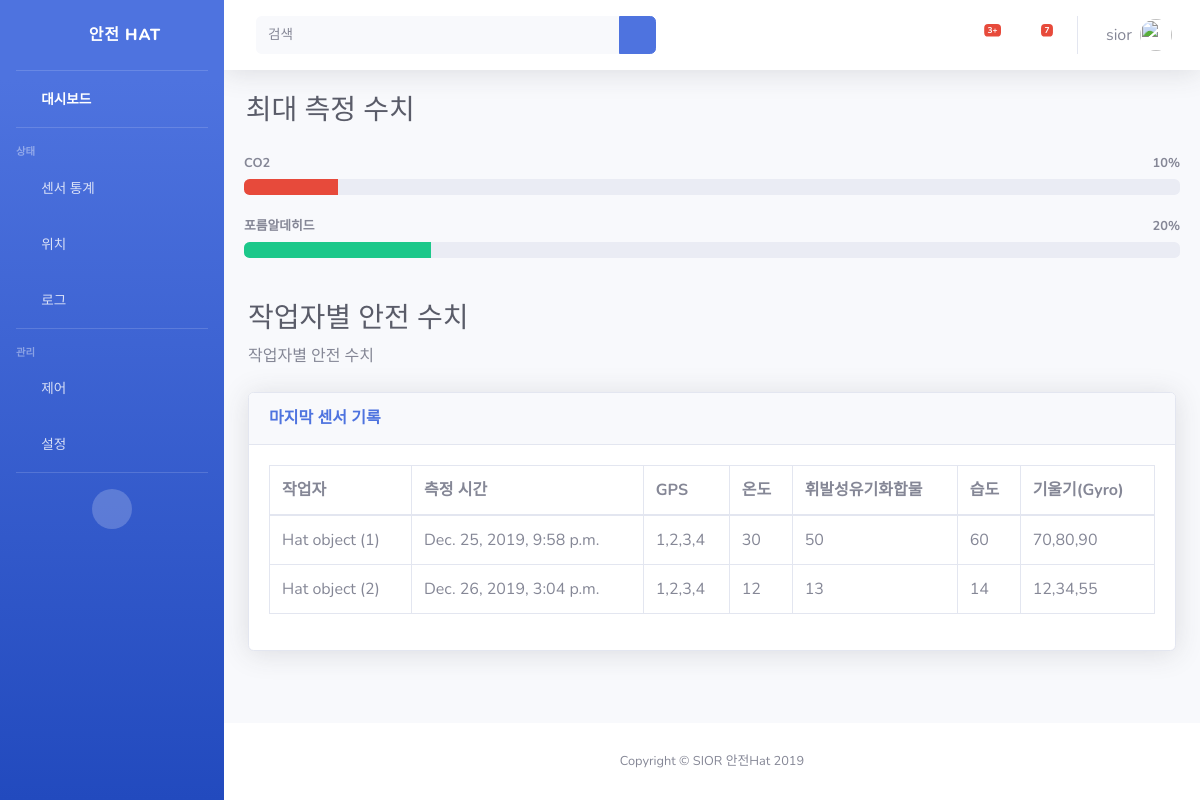
The app's page /home/statistics (signed in) with its own data.
### dashboard/models.py (models this page shows)
class SensorValue(models.Model):
    owner = models.ForeignKey(Hat, on_delete=models.CASCADE)        # 센서 값 소유자
    recordtime = models.DateTimeField(auto_now_add=True)            # 센서 값 기록 시간
    gps = models.CharField(max_length = MAX_LEN, null = True, blank = True) # GPS값
    temperature = models.IntegerField(null = True, blank = True)    # 온도 값
    voc = models.IntegerField(null = True, blank = True)            # voc 값
    humid = models.IntegerField(null = True, blank = True)          # 습도 값
    gyro = models.CharField(max_length = MAX_LEN, null = True, blank = True)    # 자이로 센서 값

class Hat(models.Model):
    id = models.AutoField(primary_key = True)
    user_name = models.CharField(max_length = 50)
    employee_id = models.CharField(max_length = 100, null = True)
    phone_number = models.CharField(max_length = 20, null = True)
    job_position = models.CharField(max_length = MAX_LEN, null = True)
    last_location_gps_lat = models.CharField(max_length = MAX_LEN, null = True, blank = True)
    last_location_gps_lng = models.CharField(max_length = MAX_LEN, null = True, blank = True)
    last_location_str = models.CharField(max_length = MAX_LEN, null = True, blank = True)
    last_connect_date = models.DateTimeField(null = True, blank = True)

### dashboard/views.py (the view)
# urls.py: path('statistics', views.statistics)
def statistics(request):
    SensorValues = SensorValue.objects
    max_temperature = SensorValue.objects.all().aggregate(Max('temperature'))
    return render(request, 'statistics.html', {'SensorValues' : SensorValues})

### dashboard/templates/statistics.html (shortened to what this page needs)
{% extends "base.html" %}
{% load static %}
{% block content %}
<h1 class="h3 mb-2 text-gray-800"> &nbsp&nbsp&nbsp최대 측정 수치</h1>
<div class="card-body">
    <div>
      {% with max_co2=10 %}
      <h4 class="small font-weight-bold">CO2 <span class="float-right">{{max_co2}}%</span></h4>
      <div class="progress mb-4">
      {% if co2 < 20 %}
        <div class="progress-bar bg-normal" role="progressbar" style="width: {{max_co2}}%" aria-valuenow="20"
          aria-valuemin="0" aria-valuemax="100"></div>
      {% elif co2 < 40 %}
      <div class="progress-bar bg-success" role="progressbar" style="width: {{max_co2}}%" aria-valuenow="20"
      aria-valuemin="0" aria-valuemax="100"></div>
      {% elif co2 < 60 %}
      <div class="progress-bar bg-info" role="progressbar" style="width: {{max_co2}}%" aria-valuenow="20"
      aria-valuemin="0" aria-valuemax="100"></div>
      {% elif co2 < 80 %}
      <div class="progress-bar bg-warning" role="progressbar" style="width: {{max_co2}}%" aria-valuenow="20"
      aria-valuemin="0" aria-valuemax="100"></div>
      {% else %}
      <div class="progress-bar bg-danger" role="progressbar" style="width: {{max_co2}}%" aria-valuenow="20"
      aria-valuemin="0" aria-valuemax="100"></div>
      {% endif %}
      {% endwith %}
    </div>
    </div>
    <div>
      {% with co2=20 %}
      <h4 class="small font-weight-bold">포름알데히드 <span class="float-right">{{co2}}%</span></h4>
      <div class="progress mb-4">
      {% if co2 < 20 %}
        <div class="progress-bar bg-normal" role="progressbar" style="width: {{co2}}%" aria-valuenow="20"
          aria-valuemin="0" aria-valuemax="100"></div>
      {% elif co2 < 40 %}
      <div class="progress-bar bg-success" role="progressbar" style="width: {{co2}}%" aria-valuenow="20"
      aria-valuemin="0" aria-valuemax="100"></div>
      {% elif co2 < 60 %}
      <div class="progress-bar bg-info" role="progressbar" style="width: {{co2}}%" aria-valuenow="20"
      aria-valuemin="0" aria-valuemax="100"></div>
      {% elif co2 < 80 %}
      <div class="progress-bar bg-warning" role="progressbar" style="width: {{co2}}%" aria-valuenow="20"
      aria-valuemin="0" aria-valuemax="100"></div>
      {% else %}
      <div class="progress-bar bg-danger" role="progressbar" style="width: {{co2}}%" aria-valuenow="20"
      aria-valuemin="0" aria-valuemax="100"></div>
      {% endif %}
    </div>
    {% endwith %}
    </div>
  </div>
  <div class="container-fluid">
    <h1 class="h3 mb-2 text-gray-800">작업자별 안전 수치</h1>
    <p class="mb-4">작업자별 안전 수치</p>
    <div class="card shadow mb-4">
      <div class="card-header py-3">
        <h6 class="m-0 font-weight-bold text-primary">마지막 센서 기록</h6>
      </div>
      <div class="card-body">
        <div class="table-responsive">
          <table class="table table-bordered" id="dataTable" width="100%" cellspacing="1">
            <thead>
              <tr>
                <th>작업자</th>
                <th>측정 시간</th>
                <th>GPS</th>
                <th>온도</th>
                <th>휘발성유기화합물</th>
                <th>습도</th>
                <th>기울기(Gyro)</th>
              </tr>
            </thead>
            <tbody>
              {% for SensorValue in SensorValues.all %}
              <tr>
                <td>{{SensorValue.owner}}</td>
                <td>{{SensorValue.recordtime}}</td>
                <td>{{SensorValue.gps}}</td>
                <td>{{SensorValue.temperature}}</td>
                <td>{{SensorValue.voc}}</td>
                <td>{{SensorValue.humid}}</td>
                <td>{{SensorValue.gyro}}</td>
              </tr>
              {% endfor %}
            </tbody>
          </table>
        </div>
      </div>
    </div>
  </div>
</div>
{% endblock %}

### dashboard/templates/base.html (shortened to what this page needs)
{% load static %}
<!DOCTYPE html>
<html lang="kr">
<head>
  <link href="{% static 'vendor/fontawesome-free/css/all.min.css' %}" rel="stylesheet" type="text/css">
  <link href="{% static 'css/sb-admin-2.min.css' %}" rel="stylesheet">
</head>
<body id="page-top">
  <div id="wrapper">
  <ul class="navbar-nav bg-gradient-primary sidebar sidebar-dark accordion" id="accordionSidebar">
    <a class="sidebar-brand d-flex align-items-center justify-content-center" href="/">
      <div class="sidebar-brand-icon rotate-n-15">
        <i class="fas fa-laugh-wink"></i>
      </div>
      <div class="sidebar-brand-text mx-3">안전 Hat</div>
    </a>
    <hr class="sidebar-divider my-0">
    <li class="nav-item active">
      <a class="nav-link" href="/">
        <i class="fas fa-fw fa-tachometer-alt"></i>
        <span>대시보드</span></a>
    </li>
    <hr class="sidebar-divider">
    <div class="sidebar-heading">
      상태
    </div>
    <li class="nav-item">
      <a class="nav-link" href="statistics">
        <i class="fas fa-fw fa-chart-area"></i>
        <span>센서 통계</span></a>
    </li>
    <li class="nav-item">
      <a class="nav-link" href="location">
        <i class="fas fa-fw fa-table"></i>
        <span>위치</span></a>
    </li>
    <li class="nav-item">
      <a class="nav-link" href="log">
        <i class="fas fa-fw fa-table"></i>
        <span>로그</span></a>
    </li>
    <hr class="sidebar-divider d-none d-md-block">
    <div class="sidebar-heading">
      관리
    </div>
    <li class="nav-item">
      <a class="nav-link collapsed" href="#" data-toggle="collapse" data-target="#collapseUtilities" aria-expanded="true" aria-controls="collapseUtilities">
        <i class="fas fa-fw fa-wrench"></i>
        <span>제어</span>
      </a>
    </li>
    <li class="nav-item">
      <a class="nav-link collapsed" href="#" data-toggle="collapse" data-target="#collapseTwo" aria-expanded="true" aria-controls="collapseTwo">
        <i class="fas fa-fw fa-cog"></i>
        <span>설정</span>
      </a>
    </li>
    <hr class="sidebar-divider">
    <div class="text-center d-none d-md-inline">
      <button class="rounded-circle border-0" id="sidebarToggle"></button>
    </div>
  </ul>
  <div id="content-wrapper" class="d-flex flex-column">
    <div id="content">
      <nav class="navbar navbar-expand navbar-light bg-white topbar mb-4 static-top shadow">
        <form class="d-none d-sm-inline-block form-inline mr-auto ml-md-3 my-2 my-md-0 mw-100 navbar-search">
          <div class="input-group">
            <input type="text" class="form-control bg-light border-0 small" placeholder="검색" aria-label="Search" aria-describedby="basic-addon2">
            <div class="input-group-append">
              <button class="btn btn-primary" type="button">
                <i class="fas fa-search fa-sm"></i>
              </button>
            </div>
          </div>
        </form>
        <ul class="navbar-nav ml-auto">
          <li class="nav-item dropdown no-arrow mx-1">
          <a class="nav-link dropdown-toggle" href="#" id="alertsDropdown" role="button" data-toggle="dropdown" aria-haspopup="true" aria-expanded="false">
            <i class="fas fa-bell fa-fw"></i>
            <span class="badge badge-danger badge-counter">3+</span>
          </a>
          </li>
          <li class="nav-item dropdown no-arrow mx-1">
            <a class="nav-link dropdown-toggle" href="#" id="messagesDropdown" role="button" data-toggle="dropdown" aria-haspopup="true" aria-expanded="false">
              <i class="fas fa-envelope fa-fw"></i>
              <span class="badge badge-danger badge-counter">7</span>
            </a>
          </li>
            <li class="nav-item dropdown no-arrow">
              <a class="nav-link dropdown-toggle" href="#" id="userDropdown" role="button" data-toggle="dropdown" aria-haspopup="true" aria-expanded="false">
                <span class="mr-2 d-none d-lg-inline text-gray-600 middle">{{ user.username }}</span>
                <img class="img-profile rounded-circle" src="https://source.unsplash.com/QAB-WJcbgJk/60x60">
              </a>
            </li>
        </ul>
      </nav>
      {% block content %}{% endblock %}
    <footer class="sticky-footer bg-white">
      <div class="container my-auto">
        <div class="copyright text-center my-auto">
          <span>Copyright &copy; SIOR 안전Hat 2019</span>
        </div>
      </div>
    </footer>
    </div>
  </div>
</body>
</html>

### records on screen
SensorValue: owner "Hat object (1)", recordtime "Dec. 25, 2019, 9:58 p.m.", gps "1,2,3,4", temperature "30", voc "50", humid "60", gyro "70,80,90"
SensorValue: owner "Hat object (2)", recordtime "Dec. 26, 2019, 3:04 p.m.", gps "1,2,3,4", temperature "12", voc "13", humid "14", gyro "12,34,55"

### other values on screen
{{ user.username }} "sior"
{{ max_co2 }} "10"
{{ co2 }} "20"
